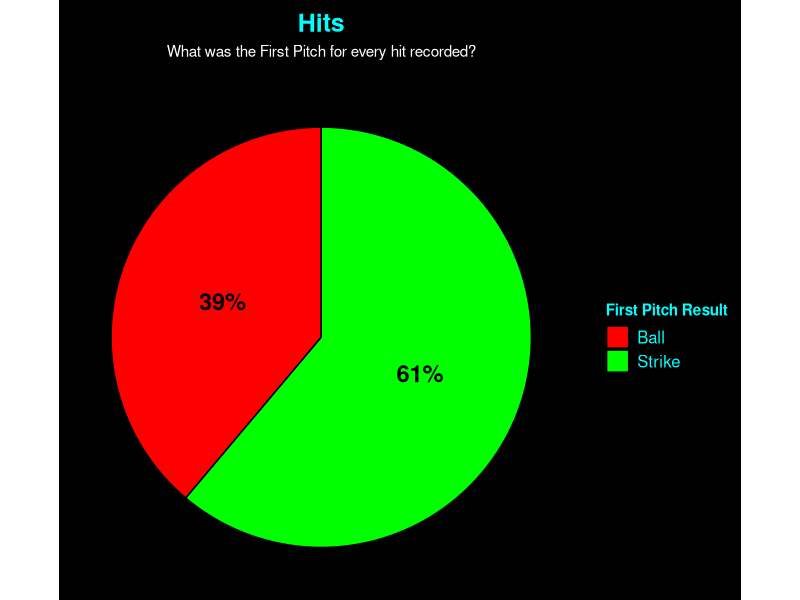

Reproduce this figure in R.
## ---- chunk 1
#| echo: false
#| warning: false
#| dev-args: { "bg": "black" }
library(tidyverse)

# 1. Load the Data (Using the file we fixed in the last step)
data <- read_csv("fps_analysis_2024.csv")

# 2. Prepare the Data: Filter for HITS only
pie_data <- data |> 
  filter(is_hit == TRUE) |>              # Keep only rows where a Hit occurred
  filter(first_pitch_result %in% c("Strike", "Ball")) |> # Remove "Other"
  count(first_pitch_result) |>           # Count how many were Strikes vs Balls
  mutate(
    percentage = n / sum(n),             # Calculate %
    label_text = scales::percent(percentage, accuracy = 1) # Make "55%" label
  )

# 3. Create the Pie Chart
ggplot(pie_data, aes(x = "", y = n, fill = first_pitch_result)) +
  
  # Create the Bar (which becomes a Pie in the next step)
  geom_bar(stat = "identity", width = 1, color = "black") +
  
  # Turn the Bar into a Pie
  coord_polar("y", start = 0) +
  
  # COLORS: Green for Strike, Red for Ball
  scale_fill_manual(values = c("Strike" = "#00ff00", 
                               "Ball" = "#ff0000")) +
  
  # Add the Percentages inside the slices
  geom_text(aes(label = label_text), 
            position = position_stack(vjust = 0.5), 
            color = "black", # Black text inside the bright colors is easier to read
            fontface = "bold", size = 6) +
  
  # LABELS
  labs(
    title = "Hits",
    subtitle = "What was the First Pitch for every hit recorded?",
    fill = "First Pitch Result", # Legend Title
    x = NULL, y = NULL
  ) +
  
 # ... (rest of your ggplot code above) ...

  theme_void() + 
  theme(
    # 1. REMOVE THE WHITE EDGES (Margins)
    plot.margin = margin(0, 0, 0, 0, "cm"),
    
    # 2. Ensure the background fills everything with NO borders
    plot.background = element_rect(fill = "black", color = NA), 
    panel.background = element_rect(fill = "black", color = NA),
    
    # 3. Text Styling (Same as before)
    plot.title = element_text(color = "#00ffff", face = "bold", size = 18, hjust = 0.5, margin = margin(t=10, b=5)),
    plot.subtitle = element_text(color = "white", hjust = 0.5, margin = margin(b=10)),
    
    # 4. Legend Styling
    legend.text = element_text(color = "#00ffff", size = 12),
    legend.title = element_text(color = "#00ffff", face = "bold"),
    legend.position = "right",
    legend.box.margin = margin(10, 10, 10, 10) # Gives the legend a little breathing room
  )
